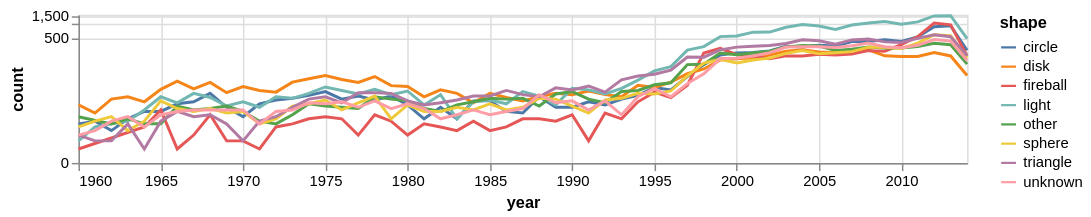

Here is the notebook cell this chart was saved with:
### Code cell
chart2 = alt.Chart(shapes_by_year).mark_line().encode(
    alt.X('year:T'),
    alt.Y('count:Q', scale=alt.Scale(type='symlog')),
    color='shape:N'
).properties(
    height=100,
    width=600
)
chart2

### Figure 1 — Vega-Lite specification as saved in the notebook (floating-point values rounded to 4 significant figures; data arrays with more than 128 entries replaced by an {"elided": "..."} marker saying what was removed)
{"config": {"view": {"continuousWidth": 300, "continuousHeight": 300}}, "data": {"name": "data-e2f183f28f627b9fc29165c80abf4f0a"}, "mark": {"type": "line"}, "encoding": {"color": {"field": "shape", "type": "nominal"}, "x": {"field": "year", "type": "temporal"}, "y": {"field": "count", "scale": {"type": "symlog"}, "type": "quantitative"}}, "height": 100, "width": 600, "$schema": "https://vega.github.io/schema/vega-lite/v5.20.1.json", "datasets": {"data-e2f183f28f627b9fc29165c80abf4f0a": {"elided": "436 records"}}}
